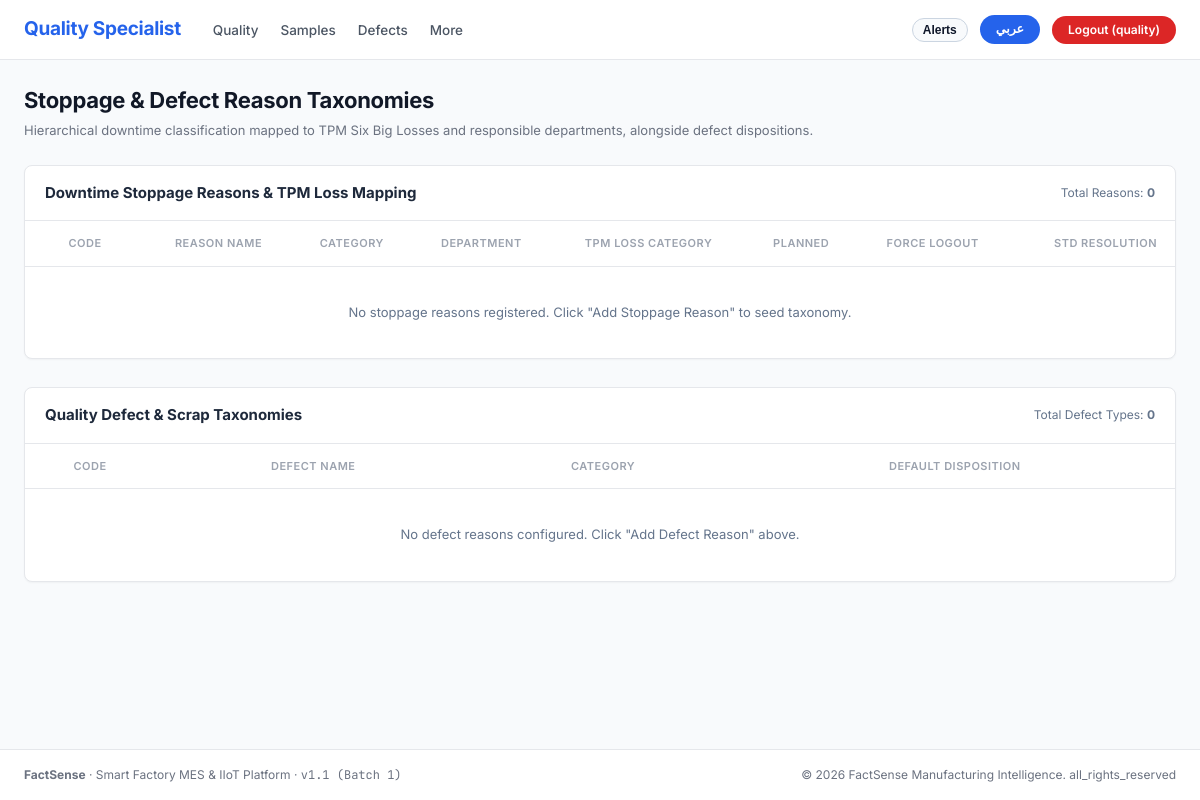
Before: /masterdata/reasons/ (signed in) with the older database file.
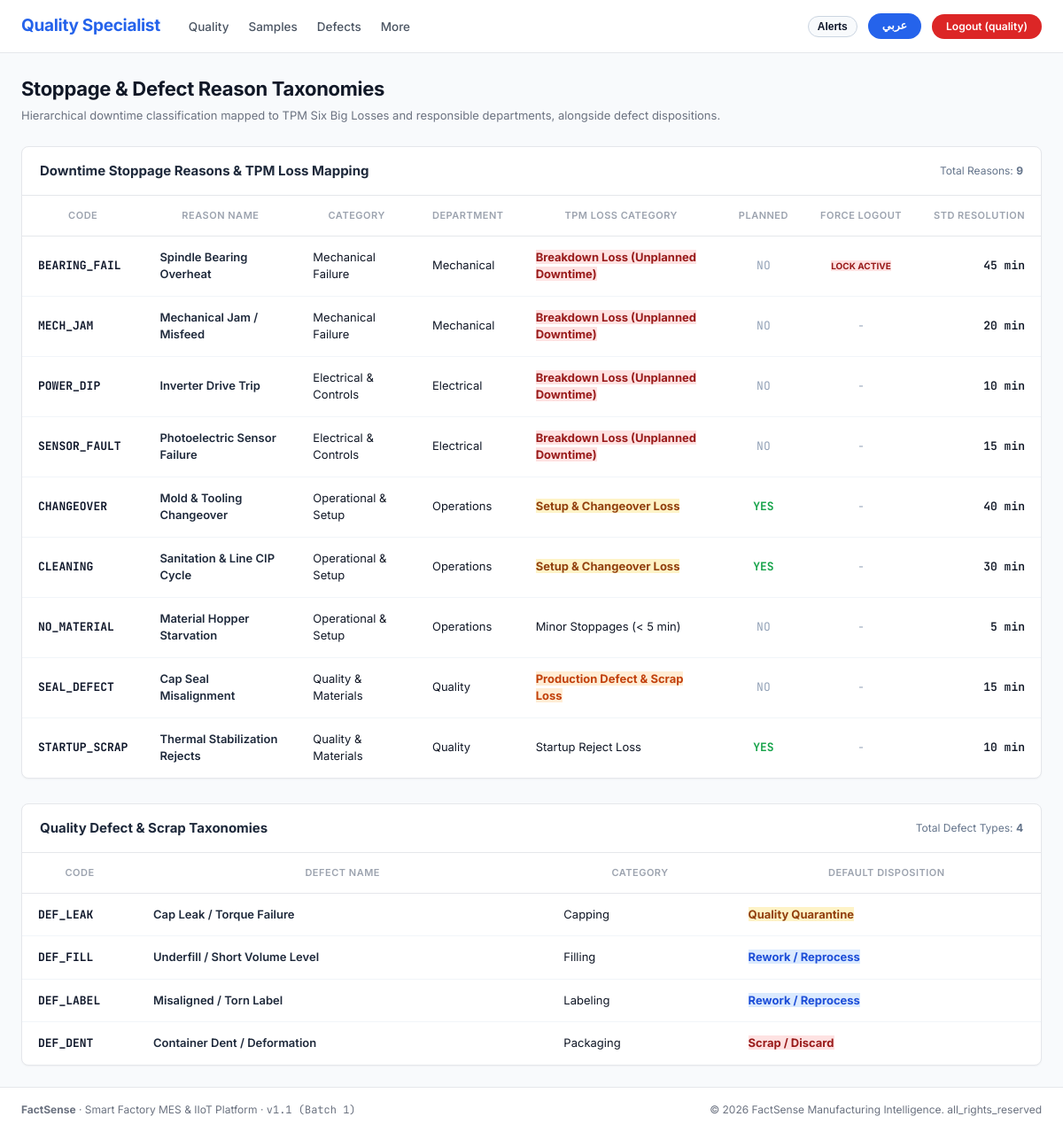
After: the same page with the newer database file.
### apps/masterdata/models.py (models this page shows, shortened)
class StoppageReason(models.Model):
    id = models.UUIDField(primary_key=True, default=uuid.uuid4, editable=False)
    category = models.ForeignKey(ReasonCategory, on_delete=models.CASCADE, related_name='reasons')
    code = models.CharField(max_length=50, unique=True)
    name = models.CharField(max_length=150)
    name_ar = models.CharField(max_length=150, blank=True)
    tpm_loss_type = models.CharField(
        max_length=50,
        default='AVAILABILITY_BREAKDOWN',
        choices=[
            ('AVAILABILITY_BREAKDOWN', 'Breakdown Loss (Unplanned Downtime)'),
            ('AVAILABILITY_CHANGEOVER', 'Setup & Changeover Loss'),
            ('PERFORMANCE_MINOR_STOP', 'Minor Stoppages (< 5 min)'),
            ('PERFORMANCE_SPEED_LOSS', 'Reduced Speed Loss'),
            ('QUALITY_DEFECTS', 'Production Defect & Scrap Loss'),
            ('QUALITY_STARTUP_SCRAP', 'Startup Reject Loss'),
        ]
    )
    is_planned = models.BooleanField(default=False)
    force_logout = models.BooleanField(default=False, help_text='Force logout operator session during active lock')
    standard_resolution_min = models.PositiveIntegerField(default=15)
    class Meta:
        ordering = ['category__sequence', 'code']

class ReasonCategory(models.Model):
    id = models.UUIDField(primary_key=True, default=uuid.uuid4, editable=False)
    name = models.CharField(max_length=100)
    name_ar = models.CharField(max_length=100, blank=True)
    department = models.CharField(
        max_length=50,
        default='OPERATIONS',
        choices=[
            ('MECHANICAL', 'Mechanical'),
            ('ELECTRICAL', 'Electrical'),
            ('OPERATIONS', 'Operations'),
            ('QUALITY', 'Quality'),
            ('SUPPLY_CHAIN', 'Supply Chain'),
            ('SAFETY', 'Safety'),
            ('UTILITIES', 'Utilities'),
        ]
    )
    sequence = models.PositiveIntegerField(default=1)
    class Meta:
        verbose_name_plural = 'Reason Categories'
        ordering = ['sequence', 'name']

class DefectReason(models.Model):
    id = models.UUIDField(primary_key=True, default=uuid.uuid4, editable=False)
    code = models.CharField(max_length=50, unique=True)
    name = models.CharField(max_length=150)
    name_ar = models.CharField(max_length=150, blank=True)
    category = models.CharField(max_length=100, default='Packaging')
    default_disposition = models.CharField(
        max_length=20,
        default='SCRAP',
        choices=[
            ('SCRAP', 'Scrap / Discard'),
            ('REWORK', 'Rework / Reprocess'),
            ('QUARANTINE', 'Quality Quarantine'),
        ]
    )
    class Meta:
        ordering = ['code']

### apps/masterdata/views.py (the view)
# urls.py: path('reasons/', views.reasons_taxonomies_view, name='reasons_taxonomies'),
@role_required('planner', 'admin', 'quality', 'supervisor', 'maintenance')
def reasons_taxonomies_view(request):
    categories = ReasonCategory.objects.prefetch_related('reasons').all().order_by('sequence')
    stoppage_reasons = StoppageReason.objects.select_related('category').all().order_by('category__sequence', 'code')
    defect_reasons = DefectReason.objects.all().order_by('category', 'code')
    can_edit = request.active_role in ['planner', 'admin']
    context = {
        'categories': categories,
        'stoppage_reasons': stoppage_reasons,
        'defect_reasons': defect_reasons,
        'can_edit': can_edit,
    }
    return render(request, 'masterdata/reasons.html', context)

### apps/accounts/context_processors.py (called while the page is built)
def branding_context(request):
    return {
        'BRAND_NAME': 'FactSense',
        'BRAND_TAGLINE': 'Smart Factory MES & IIoT Platform',
        'APP_VERSION': 'v1.1 (Batch 1)',
        'CURRENT_YEAR': 2026,
    }

### apps/accounts/navigation.py (called while the page is built)
def get_navigation_for_role(role_code, current_path='', lang='en'):
    items = ROLE_NAV_CONFIG.get(role_code, [])
    primary_links = []
    more_links = []
    for label_key, url_name, is_more in items:
        try:
            url = reverse(url_name)
        except Exception:
            url = f"/{url_name}/"
        label = get_translation(label_key, lang=lang)
        is_active = (current_path == url or (url != '/' and current_path.startswith(url)))
        link_item = {
            'label': label,
            'url_name': url_name,
            'url': url,
            'is_active': is_active,
        }
        if is_more:
            more_links.append(link_item)
        else:
            primary_links.append(link_item)
    return {
        'primary': primary_links,
        'more': more_links,
        'has_more': len(more_links) > 0,
    }

### apps/accounts/translations.py (called while the page is built)
    def __getitem__(self, key):
        return get_translation(key, lang=self.lang)

### templates/masterdata/reasons.html (shortened to what the changed rows need)
{% extends 'base.html' %}
{% load static i18n %}
{% block content %}
<div class="fs-content-container">
  <div class="fs-page-header">
    <div>
      <h1 class="fs-page-title">
        {% if is_rtl %}تصنيف أسباب التوقفات والعيوب الصناعية{% else %}Stoppage & Defect Reason Taxonomies{% endif %}
      </h1>
    </div>
  </div>
  <div class="fs-table-card" style="margin-bottom: 28px;">
    <div style="padding: 16px 20px; border-bottom: 1px solid #E5E7EB; display: flex; justify-content: space-between; align-items: center;">
      <h2 style="font-size: 15px; font-weight: 700; color: #1E293B;">
        {% if is_rtl %}دليل أسباب التوقفات ومطابقة خسائر TPM{% else %}Downtime Stoppage Reasons & TPM Loss Mapping{% endif %}
      </h2>
      <span style="font-size: 12px; color: #64748B;">Total Reasons: <strong>{{ stoppage_reasons.count }}</strong></span>
    </div>
    <div style="overflow-x: auto;">
      <table class="fs-table">
        <thead>
          <tr>
            <th style="width: 120px;">CODE</th>
            <th>REASON NAME</th>
            <th>CATEGORY</th>
            <th>DEPARTMENT</th>
            <th>TPM LOSS CATEGORY</th>
            <th style="text-align: center;">PLANNED</th>
            <th style="text-align: center;">FORCE LOGOUT</th>
            <th style="text-align: right;">STD RESOLUTION</th>
          </tr>
        </thead>
        <tbody>
          {% for r in stoppage_reasons %}
            <tr>
              <td class="font-mono" style="font-weight: 700; color: #0F172A;">{{ r.code }}</td>
              <td>
                <div style="font-weight: 600; color: #1E293B;">
                  {% if is_rtl and r.name_ar %}{{ r.name_ar }}{% else %}{{ r.name }}{% endif %}
                </div>
              </td>
              <td>
                <span class="fs-process-badge">{{ r.category.name }}</span>
              </td>
              <td>
                <span class="fs-role-tag">{{ r.category.get_department_display }}</span>
              </td>
              <td>
                <span class="fs-role-tag" style="{% if 'BREAKDOWN' in r.tpm_loss_type %}background: #FEE2E2; color: #991B1B; font-weight: 700;{% elif 'CHANGEOVER' in r.tpm_loss_type %}background: #FEF3C7; color: #92400E; font-weight: 700;{% elif 'DEFECT' in r.tpm_loss_type %}background: #FFEDD5; color: #C2410C; font-weight: 700;{% endif %}">
                  {{ r.get_tpm_loss_type_display }}
                </span>
              </td>
              <td style="text-align: center;">
                {% if r.is_planned %}
                  <span class="font-mono" style="font-weight: 700; color: #16A34A;">YES</span>
                {% else %}
                  <span class="font-mono" style="color: #94A3B8;">NO</span>
                {% endif %}
              </td>
              <td style="text-align: center;">
                {% if r.force_logout %}
                  <span class="fs-role-tag" style="background: #FEE2E2; color: #991B1B; font-weight: 700; font-size: 10px;">
                    LOCK ACTIVE
                  </span>
                {% else %}
                  <span style="color: #94A3B8;">-</span>
                {% endif %}
              </td>
              <td class="font-mono" style="text-align: right; font-weight: 600;">
                {{ r.standard_resolution_min }} min
              </td>
            </tr>
          {% empty %}
            <tr>
              <td colspan="8" style="text-align: center; padding: 36px; color: #64748B;">
                No stoppage reasons registered. Click "Add Stoppage Reason" to seed taxonomy.
              </td>
            </tr>
          {% endfor %}
        </tbody>
      </table>
    </div>
  </div>
  <div class="fs-table-card">
    <div style="padding: 16px 20px; border-bottom: 1px solid #E5E7EB; display: flex; justify-content: space-between; align-items: center;">
      <h2 style="font-size: 15px; font-weight: 700; color: #1E293B;">
        {% if is_rtl %}تصنيف عيوب الجودة والهالك{% else %}Quality Defect & Scrap Taxonomies{% endif %}
      </h2>
      <span style="font-size: 12px; color: #64748B;">Total Defect Types: <strong>{{ defect_reasons.count }}</strong></span>
    </div>
    <div style="overflow-x: auto;">
      <table class="fs-table">
        <thead>
          <tr>
            <th style="width: 130px;">CODE</th>
            <th>DEFECT NAME</th>
            <th>CATEGORY</th>
            <th>DEFAULT DISPOSITION</th>
          </tr>
        </thead>
        <tbody>
          {% for d in defect_reasons %}
            <tr>
              <td class="font-mono" style="font-weight: 700; color: #0F172A;">{{ d.code }}</td>
              <td>
                <div style="font-weight: 600; color: #1E293B;">
                  {% if is_rtl and d.name_ar %}{{ d.name_ar }}{% else %}{{ d.name }}{% endif %}
                </div>
              </td>
              <td><span class="fs-process-badge">{{ d.category }}</span></td>
              <td>
                <span class="fs-role-tag" style="{% if d.default_disposition == 'SCRAP' %}background: #FEE2E2; color: #991B1B; font-weight: 700;{% elif d.default_disposition == 'QUARANTINE' %}background: #FEF3C7; color: #92400E; font-weight: 700;{% else %}background: #DBEAFE; color: #1D4ED8; font-weight: 700;{% endif %}">
                  {{ d.get_default_disposition_display }}
                </span>
              </td>
            </tr>
          {% empty %}
            <tr>
              <td colspan="4" style="text-align: center; padding: 36px; color: #64748B;">
                No defect reasons configured. Click "Add Defect Reason" above.
              </td>
            </tr>
          {% endfor %}
        </tbody>
      </table>
    </div>
  </div>
</div>
{% endblock %}

### templates/components/navbar.html (shortened to what this page needs)
{% load static i18n %}
<header class="fs-navbar">
  <div class="fs-navbar-container">
    <div class="fs-navbar-left">
      <a href="{% url 'role_landing' %}" class="fs-brand-title">
        {% if active_role == 'planner' or active_role == 'admin' %}
          Master
        {% elif is_rtl and active_role_obj.name_ar %}
          {{ active_role_obj.name_ar }}
        {% else %}
          {{ active_role_obj.name|default:'FactSense' }}
        {% endif %}
      </a>
      <nav aria-label="Main Navigation">
        <ul class="fs-nav-links">
          {% if nav %}
            {% for item in nav.primary %}
              <li>
                <a href="{{ item.url }}" class="fs-nav-link {% if item.is_active %}active{% endif %}">
                  {{ item.label }}
                </a>
              </li>
            {% endfor %}
            {% if nav.has_more %}
              <li class="fs-dropdown">
                <a href="javascript:void(0)" class="fs-nav-link">
                  {% trans "More" %}
                </a>
              </li>
            {% endif %}
          {% endif %}
        </ul>
      </nav>
    </div>
    <div class="fs-navbar-right">
      {% if request.user.is_authenticated %}
        <button type="button" class="fs-pill-lang" onclick="toggleNotificationDrawer()" title="{% trans 'Real-Time Alerts Drawer' %}" style="background-color: #F8FAFC; color: #0F172A; border: 1px solid #CBD5E1; cursor: pointer; display: inline-flex; align-items: center; gap: 6px; padding: 4px 10px;">
          <span style="font-weight: 700; font-size: 12px;">{% trans "Alerts" %}</span>
        </button>
      {% endif %}
      {% if lang == 'ar' %}
        <a href="{% url 'set_language' %}?lang=en" class="fs-pill-lang" title="Switch to English">
          EN
        </a>
      {% else %}
        <a href="{% url 'set_language' %}?lang=ar" class="fs-pill-lang" title="التحويل إلى العربية">
          عربي
        </a>
      {% endif %}
      {% if request.user.is_authenticated %}
        <div class="fs-role-switch-wrap">
          <a href="{% url 'logout' %}" class="fs-pill-logout" title="{% trans 'Sign Out' %}">
            {% trans "Logout" %} ({{ active_role|default:'user' }})
          </a>
        </div>
      {% else %}
        <a href="{% url 'login' %}" class="fs-pill-logout" style="background-color: #2563EB;">
          {% trans "Sign In" %}
        </a>
      {% endif %}
    </div>
  </div>
</header>

Changed rows visible on the page:
added StoppageReason: code "BEARING_FAIL", name "Spindle Bearing Overheat", category.name "Mechanical Failure", category.department "Mechanical", tpm_loss_type "Breakdown Loss (Unplanned Downtime)", is_planned "NO", force_logout "LOCK ACTIVE", standard_resolution_min "45"
added StoppageReason: code "MECH_JAM", name "Mechanical Jam / Misfeed", category.name "Mechanical Failure", category.department "Mechanical", tpm_loss_type "Breakdown Loss (Unplanned Downtime)", is_planned "NO", standard_resolution_min "20"
added StoppageReason: code "POWER_DIP", name "Inverter Drive Trip", category.name "Electrical & Controls", category.department "Electrical", tpm_loss_type "Breakdown Loss (Unplanned Downtime)", is_planned "NO", standard_resolution_min "10"
added StoppageReason: code "SENSOR_FAULT", name "Photoelectric Sensor Failure", category.name "Electrical & Controls", category.department "Electrical", tpm_loss_type "Breakdown Loss (Unplanned Downtime)", is_planned "NO", standard_resolution_min "15"
added StoppageReason: code "CHANGEOVER", name "Mold & Tooling Changeover", category.name "Operational & Setup", category.department "Operations", tpm_loss_type "Setup & Changeover Loss", is_planned "YES", standard_resolution_min "40"
added StoppageReason: code "CLEANING", name "Sanitation & Line CIP Cycle", category.name "Operational & Setup", category.department "Operations", tpm_loss_type "Setup & Changeover Loss", is_planned "YES", standard_resolution_min "30"
added StoppageReason: code "NO_MATERIAL", name "Material Hopper Starvation", category.name "Operational & Setup", category.department "Operations", tpm_loss_type "Minor Stoppages (< 5 min)", is_planned "NO", standard_resolution_min "5"
added StoppageReason: code "SEAL_DEFECT", name "Cap Seal Misalignment", category.name "Quality & Materials", category.department "Quality", tpm_loss_type "Production Defect & Scrap Loss", is_planned "NO", standard_resolution_min "15"
added StoppageReason: code "STARTUP_SCRAP", name "Thermal Stabilization Rejects", category.name "Quality & Materials", category.department "Quality", tpm_loss_type "Startup Reject Loss", is_planned "YES", standard_resolution_min "10"
added DefectReason: code "DEF_LEAK", name "Cap Leak / Torque Failure", category "Capping", default_disposition "Quality Quarantine"
added DefectReason: code "DEF_FILL", name "Underfill / Short Volume Level", category "Filling", default_disposition "Rework / Reprocess"
added DefectReason: code "DEF_LABEL", name "Misaligned / Torn Label", category "Labeling", default_disposition "Rework / Reprocess"
added DefectReason: code "DEF_DENT", name "Container Dent / Deformation", category "Packaging", default_disposition "Scrap / Discard"
Other visible differences:
{{ stoppage_reasons.count }}: "0" → "9"
{{ defect_reasons.count }}: "0" → "4"
text no longer shown: "No stoppage reasons registered. Click \"Add Stoppage Reason\" to seed taxonomy. No defect reasons configured. Click \"Add Defect Reason\" above."
